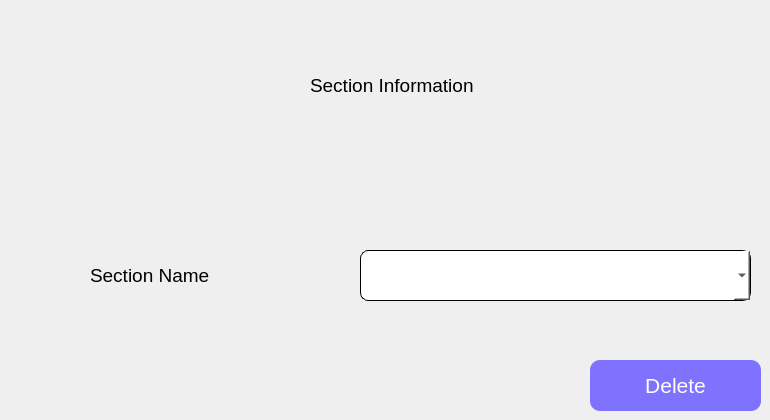
             <widget class="QWidget" name="section_delete">
              <widget class="QComboBox" name="section_name_cb">
               <property name="geometry">
                <rect>
                 <x>360</x>
                 <y>250</y>
                 <width>391</width>
                 <height>51</height>
                </rect>
               </property>
               <property name="font">
                <font>
                 <pointsize>14</pointsize>
                </font>
               </property>
               <property name="styleSheet">
                <string notr="true">background-color: rgb(255, 255, 255);
border-radius : 8px;
border-color: rgb(0, 0, 0);
border: 1px solid black;
</string>
               </property>
              </widget>
              <widget class="QLabel" name="label_190">
               <property name="geometry">
                <rect>
                 <x>90</x>
                 <y>260</y>
                 <width>211</width>
                 <height>31</height>
                </rect>
               </property>
               <property name="font">
                <font>
                 <pointsize>14</pointsize>
                </font>
               </property>
               <property name="text">
                <string>Section Name</string>
               </property>
              </widget>
              <widget class="QLabel" name="label_191">
               <property name="geometry">
                <rect>
                 <x>310</x>
                 <y>70</y>
                 <width>221</width>
                 <height>31</height>
                </rect>
               </property>
               <property name="font">
                <font>
                 <pointsize>14</pointsize>
                </font>
               </property>
               <property name="text">
                <string>Section Information</string>
               </property>
              </widget>
              <widget class="QPushButton" name="section_delete_btn">
               <property name="enabled">
                <bool>true</bool>
               </property>
               <property name="geometry">
                <rect>
                 <x>590</x>
                 <y>360</y>
                 <width>171</width>
                 <height>51</height>
                </rect>
               </property>
               <property name="font">
                <font>
                 <pointsize>16</pointsize>
                </font>
               </property>
               <property name="styleSheet">
                <string notr="true">background-color: rgb(126, 114, 255);
color: rgb(255, 255, 255);
border-radius : 10;</string>
               </property>
               <property name="text">
                <string>Delete</string>
               </property>
               <property name="icon">
                <iconset>
                 <normaloff>icons/delete.jpg</normaloff>icons/delete.jpg</iconset>
               </property>
               <property name="iconSize">
                <size>
                 <width>30</width>
                 <height>30</height>
                </size>
               </property>
              </widget>
             </widget>
